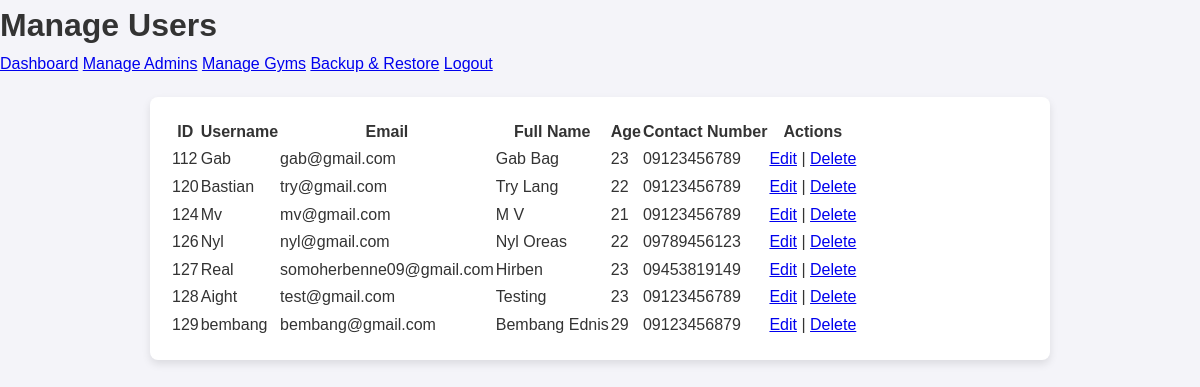
The app's page /Super/manage_users.php (signed in), older data.
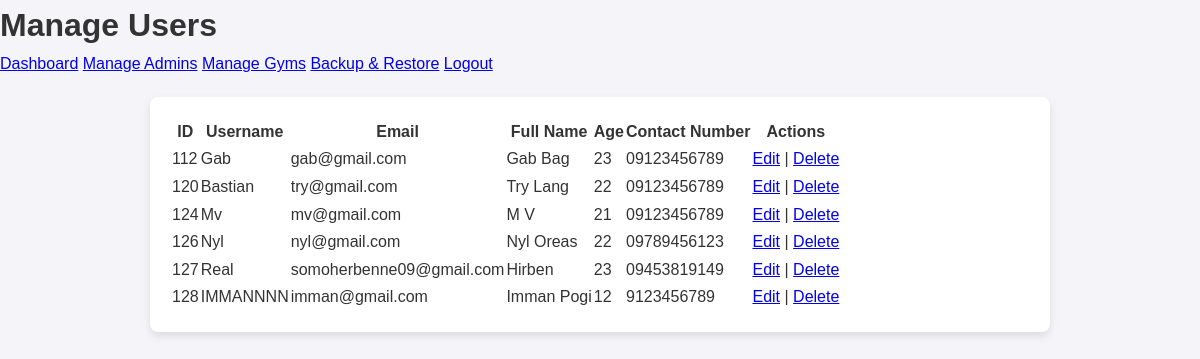
The same page, newer data.
### tables this page shows
CREATE TABLE `users` (
  `id` int(6) UNSIGNED NOT NULL,
  `unique_id` varchar(10) NOT NULL,
  `username` varchar(30) NOT NULL,
  `email` varchar(50) NOT NULL,
  `password` varchar(255) NOT NULL,
  `full_name` varchar(100) NOT NULL,
  `age` int(3) NOT NULL,
  `contact_number` varchar(15) NOT NULL,
  `profile_picture` varchar(255) DEFAULT NULL,
  `reg_date` timestamp NOT NULL DEFAULT current_timestamp() ON UPDATE current_timestamp()
);

### Super/manage_users.php (the view, shortened to what this page needs)
<?php
require 'db_connection.php';
$query = "SELECT id, username, email, full_name, age, contact_number, profile_picture FROM users";
$result = $db_connection->query($query);
?>
<!DOCTYPE html>
<html lang="en">
<head>
    <link rel="stylesheet" href="styles.css">
</head>
<body>
    <header>
        <h1>Manage Users</h1>
    </header>
    <nav>
        <a href="superadmin_dashboard.php">Dashboard</a>
        <a href="manage_admins.php">Manage Admins</a>
        <a href="manage_gyms.php">Manage Gyms</a>
        <a href="backup_restore.php">Backup & Restore</a>
        <a href="../Admin/admin_login_form.php">Logout</a>
    </nav>
    <div class="container">
        <table>
            <thead>
                <tr>
                    <th>ID</th>
                    <th>Username</th>
                    <th>Email</th>
                    <th>Full Name</th>
                    <th>Age</th>
                    <th>Contact Number</th>
                    <th>Actions</th>
                </tr>
            </thead>
            <tbody>
                <?php while ($user = $result->fetch_assoc()) : ?>
                    <tr>
                        <td><?= htmlspecialchars($user['id']) ?></td>
                        <td><?= htmlspecialchars($user['username']) ?></td>
                        <td><?= htmlspecialchars($user['email']) ?></td>
                        <td><?= htmlspecialchars($user['full_name']) ?></td>
                        <td><?= htmlspecialchars($user['age']) ?></td>
                        <td><?= htmlspecialchars($user['contact_number']) ?></td>
                        <td>
                            <a href="manage_users.php?edit_id=<?= $user['id'] ?>">Edit</a> |
                            <a href="manage_users.php?delete_id=<?= $user['id'] ?>" onclick="return confirm('Are you sure you want to delete this user?')">Delete</a>
                        </td>
                    </tr>
                <?php endwhile; ?>
            </tbody>
        </table>
    </div>
</body>
</html>

### Frontend/forum/styles.css (style rules this page uses)
* { margin: 0px; padding: 0px; box-sizing: border-box; }
body { font-family: Arial, sans-serif; background: #f4f4f9; color: #333; line-height: 1.6; }
.container { background: #fff; width: 80%; max-width: 900px; margin: 20px auto; padding: 20px; box-shadow: 0 4px 8px rgba(0, 0, 0, 0.1); border-radius: 8px; }

Row changes from the older to the newer data that the page shows:
removed users: id "129", username "bembang", email "bembang@gmail.com", full_name "Bembang Ednis", age "29", contact_number "09123456879"
changed users id 128: username "Aight" → "IMMANNNN"; email "test@gmail.com" → "imman@gmail.com"; full_name "Testing" → "Imman Pogi"; age "23" → "12"; contact_number "09123456789" → "9123456789"
